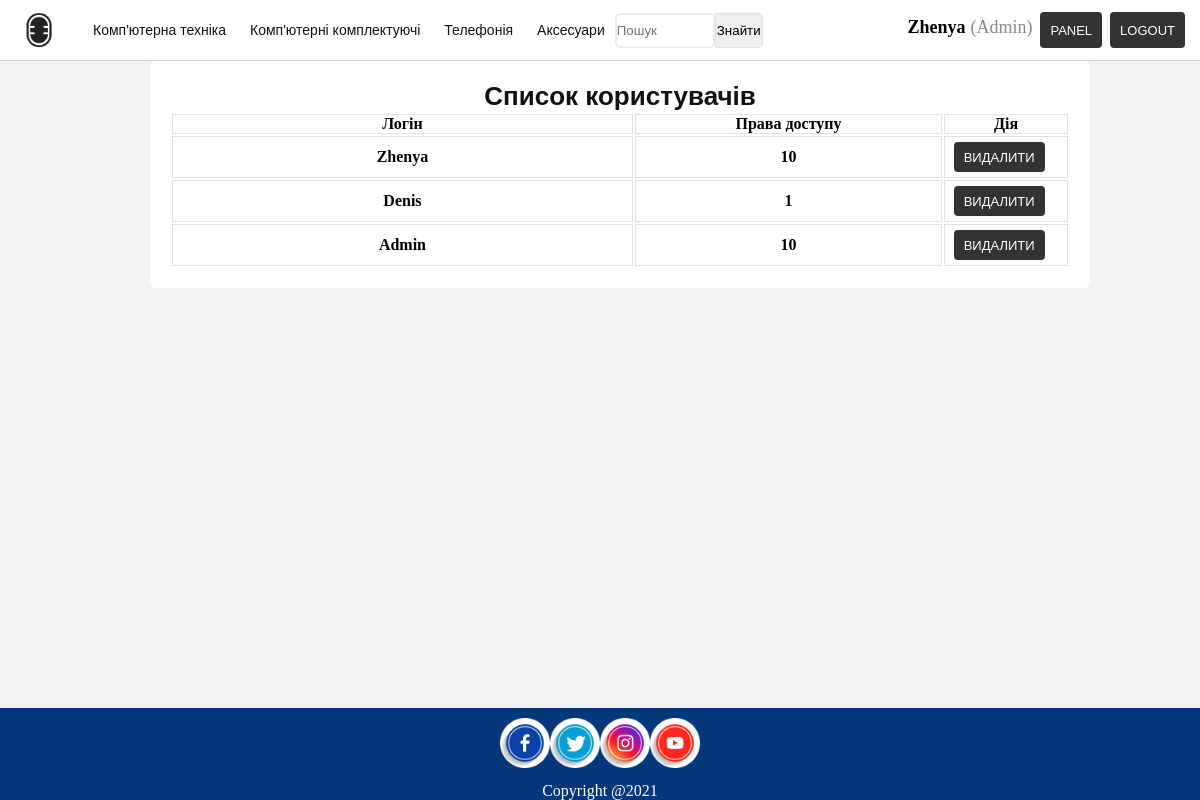
Screenshot of /show-users.php (signed in) with the database file from the repository.
### tables this page shows
CREATE TABLE IF NOT EXISTS `category` (
  `id` int(11) NOT NULL AUTO_INCREMENT,
  `name` varchar(255) NOT NULL,
  PRIMARY KEY (`id`)
);

CREATE TABLE IF NOT EXISTS `users` (
  `idUsers` int(11) NOT NULL AUTO_INCREMENT,
  `uidUsers` tinytext NOT NULL,
  `emailUsers` tinytext NOT NULL,
  `pwdUsers` longtext NOT NULL,
  `uidGrand` varchar(11) NOT NULL,
  `status` int(11) NOT NULL,
  PRIMARY KEY (`idUsers`)
);

### includes/dbh.inc.php (called while the page is built, shortened)
<?php
$connServername = "localhost";
$connUsername = "root";
$connPassword = "";
$connName = "shop";
$port = "3306";
$conn = mysqli_connect($connServername, $connUsername, $connPassword, $connName,$port);
function get_category()
    {
        global $conn;
        $sql = "SELECT * FROM category";
        $category = mysqli_query($conn, $sql);
        return $category;
    }
 function get_users()
            {
                global $conn;
                $sql = "SELECT * FROM users";
                $result = mysqli_query($conn, $sql);
                return $result;
            }

### show-users.php (the view)
<?php
  require "header.php";
?>
    <main>
      <div class="wrapper-main">
        <section class="section-default">
          <?php if ( $_SESSION['auth'] == true and $_SESSION['stat'] == 10) { ?>
          <h1>Список користувачів</h1>
         <div class="table-responsive">
        <table class="table table-bordered">
          <tr>
            <th width="15%">Логін</th>
            <th width="10%">Права доступу</th>
            <th width="1%">Дія</th>
          </tr>
        <?php
            $users = get_users();
            foreach($users as $user)
            { ?>
                <tr>
                    <th><?php echo $user['uidUsers'] ?></th>
                    <?php if($user['uidUsers'] == "")
                    { ?>
                        <th>Пусто</th>
                    <?php
                    }
                    else
                    {
                        ?>
                        <th><?php echo $user['status'] ?></th>
                    <?php } ?>
                    <th>
                        <a href=<?php echo "../includes/delete-user.inc.php?id=".$user['idUsers'] ?> "style=text-decoration: none">
                            <div class="delete-button"><button>Видалити</button></div>
                        </a>
                    </th>
                </tr>
            <?php } ?>
    </table>
  </div>
<?php }?>
        </section>
      </div>
    </main>
<?php
  require "footer.php";
?>

### header.php (shortened to what this page needs)
<?php
require "includes/dbh.inc.php";
?>
<!DOCTYPE html>
<html>
  <head>
    <link rel="stylesheet" href="style.css">
  </head>
  <body>
      <header>
      <nav class="nav-header-main">
        <a class="header-logo" href="index.php">
          <img src="img/logo.png">
        </a>
        <ul class="menu">
          <?php
                $categories = get_category();
                    foreach ($categories as $category): ?>
      <li><a ref="#"><?php echo $category["name"] ?></a>
      </li>
        <?php endforeach ?>
           <div class="search-input">
          <form method="POST" action="search.php" class="search-input">
      <input type="search" placeholder="Пошук" name="title" class="search" required>
      <button type="submit" class="searchButton" style="text-align: center;">Знайти</button>
      </form>
    </div>
      </nav>
      <div class="header-login">
        <?php
        if (!isset($_SESSION['id'])) {
          echo '<form action="includes/login.inc.php" method="post">
            <input type="text" name="mailuid" placeholder="E-mail/Username">
            <input type="password" name="pwd" placeholder="Password">
            <button type="submit" name="login-submit">Login</button>
          </form>
          <a href="signup.php" class="header-signup">Signup</a>';
        }
        else if ( $_SESSION['auth'] == true ) {
          echo '<strong><div class="user-name">'.$_SESSION['uid'].'</div></strong>';
        if($_SESSION['stat'] == 10){  echo '<div class="user-grand"> (Admin)</div>';}
         echo '<form action="adm.panel.php" method="post">
            <button type="submit" name="login-submit">Panel</button>
          </form>';
          echo '<form action="includes/logout.inc.php" method="post">
            <button type="submit" name="login-submit">Logout</button>
          </form>';
        }
        ?>
      </div>
    </header>

### style.css (style rules this page uses)
html, body { min-height: 100vh; }
* { margin: 0; padding: 0; text-decoration: none; }
button { cursor: pointer; }
body { background-color: #F3F3F3; display: flex; flex-direction: column; }
.wrapper-main { width: 900px; margin: 0 auto; }
header { width: calc(100% - 30px); height: 60px; padding: 0 15px; background-color: #FFF; display: flex; flex-direction: row; justify-content: space-between; align-items: center; border-bottom: 1px solid lightgrey; }
.nav-header-main { height: 80%; display: flex; flex-direction: row; }
.header-logo { width: 48px; padding-right: 20px; }
.nav-header-main img { height: 100%; }
.nav-header-main ul li { list-style: none; height: 100%; }
.nav-header-main ul li a { display: block; height: 100%; padding: 0 10px; border-radius: 6px; line-height: 48px; font-family: arial; font-size: 14px; color: #111; }
.header-login { height: 60%; display: flex; flex-direction: row; }
.header-login form { height: 100%; }
.header-login form button { height: 100%; padding: 0 10px; border: none; border-radius: 4px; background-color: #333; margin-left: 8px; font-family: arial; font-size: 13px; color: #FFF; text-transform: uppercase; text-align: center; }
main { flex-grow: 1; }
.section-default { width: 100%; padding: 20px; border-radius: 6px; background-color: #FFF; }
h1 { text-align: center; font-size: 26px; font-family: arial; color: #111; }
.user-name { text-align: center; font-size: 18px; margin-top: 5px; margin-right: 5px; }
.user-grand { text-align: center; font-size: 18px; margin-top: 5px; color: #888; }
.menu > li { display: inline-block; position: relative; }
.menu > li > a { position: relative; text-decoration: none; color: #333; }
.menu > li > a:before { content: ""; position: absolute; z-index: 5; left: 50%; top: 100%; width: 10px; height: 10px; background: white; border-radius: 50%; transform: translate(-50%, 20px); opacity: 0; transition: .3s; }
.search-input { height: 60%; display: flex; margin-top: 8px; float: right; }
.search { display: flex; justify-content: space-around; border: 2px solid rgba(207, 186, 186, 0.3); height: 35px; border-radius: 5px; outline: none; align-self: center; }
.searchButton { width: 48px; height: 35px; align-self: center; border: 1px solid rgba(207, 186, 186, 0.3); border-radius: 0 5px 5px 0; cursor: pointer; }
@media screen and (min-width: 720px) { .search-input { height: 60%; display: flex; margin-top: 8px; float: right; } }
@media screen and (min-width: 720px) { .search { display: flex; justify-content: space-around; border: 2px solid rgba(207, 186, 186, 0.3); height: 35px; width: 100px; border-radius: 5px; outline: none; align-self: center; } }
@media screen and (min-width: 720px) { .search { display: flex; justify-content: space-around; border: 2px solid rgba(207, 186, 186, 0.3); height: 35px; border-radius: 5px; outline: none; align-self: center; } }
@media screen and (min-width: 720px) { .searchButton { width: 48px; height: 35px; align-self: center; border: 1px solid rgba(207, 186, 186, 0.3); border-radius: 0 5px 5px 0; cursor: pointer; } }
.delete-button { height: 30px; width: 100px; margin-top: 5px; margin-bottom: 5px; }
.delete-button button { height: 100%; padding: 0 10px; border: none; border-radius: 4px; background-color: #333; margin-left: 8px; font-family: arial; font-size: 13px; color: #FFF; text-transform: uppercase; text-align: center; }
.table-responsive { display: block; width: 100%; overflow-x: auto; -webkit-overflow-scrolling: touch; }
.table-responsive > .table-bordered { border: 0; }
.table-bordered th, .table-bordered td { border: 1px solid #dee2e6 !important; }
.table-bordered { border: 1px solid #dee2e6; }
.table-bordered th, .table-bordered td { border: 1px solid #dee2e6; }

### rows the page displays
category: name "Комп'ютерна техніка"
category: name "Комп'ютерні комплектуючі"
category: name "Телефонія"
category: name "Аксесуари"
users: uidUsers "Zhenya", status "10"
users: uidUsers "Denis", status "1"
users: uidUsers "Admin", status "10"

### other values shown
$_SESSION['uid'] "Zhenya"
